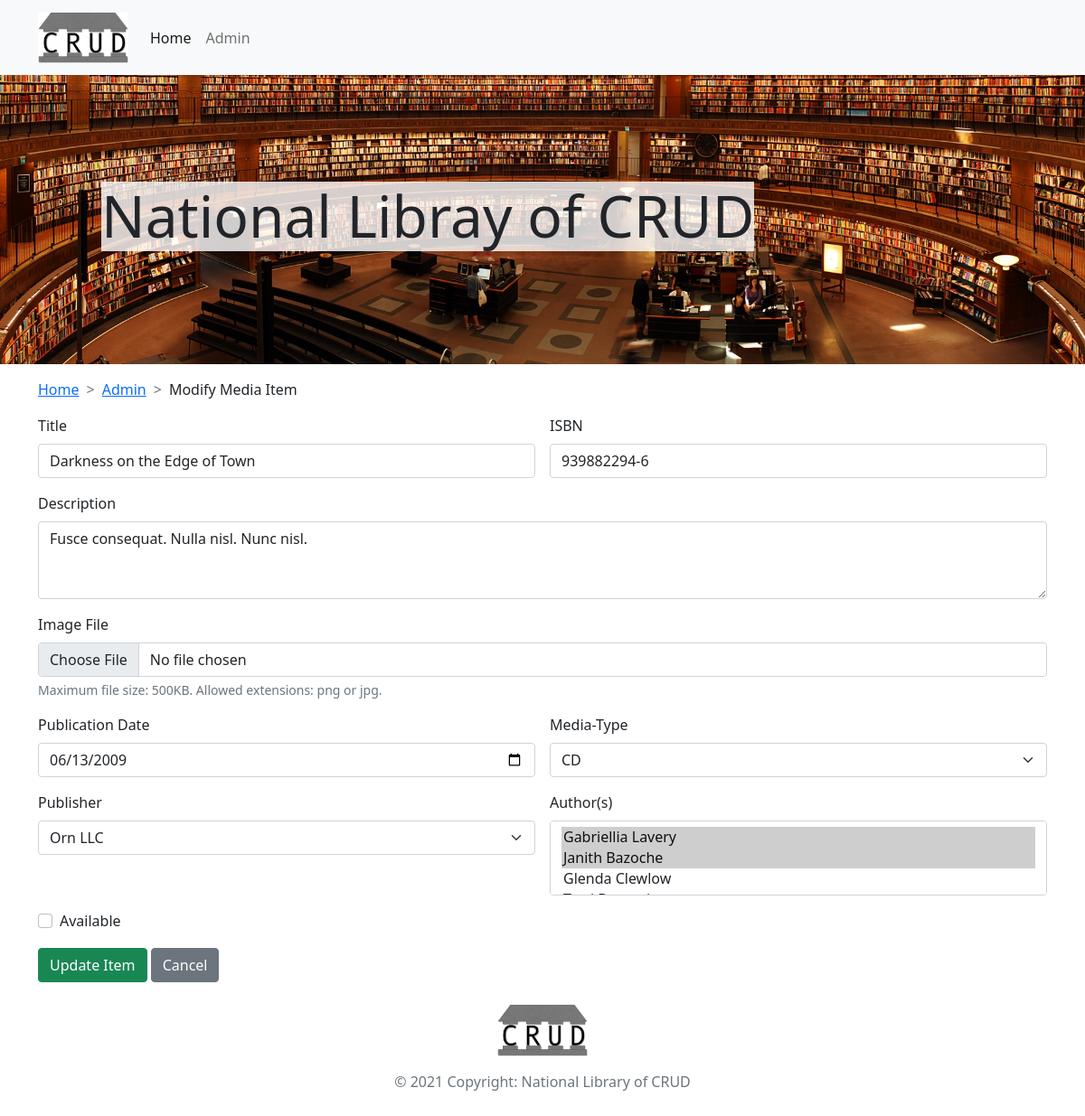
Screenshot of /modify.php?action=modify&mid=0000000001 with the database file from the repository.
### tables this page shows
CREATE TABLE `media` (
  `mid` int(10) UNSIGNED ZEROFILL NOT NULL,
  `title` varchar(50) NOT NULL,
  `image` varchar(2000) NOT NULL,
  `isbn` char(13) NOT NULL,
  `description` text NOT NULL,
  `pub_date` date NOT NULL,
  `isAvailable` tinyint(1) NOT NULL,
  `type` enum('book','cd','dvd','') NOT NULL,
  `pid` int(10) UNSIGNED ZEROFILL NOT NULL
);

### components/c_modify.php (the view, shortened to what this page needs)
<?php
    require_once 'actions/db_connect.php';
    if ($_GET["action"] == "modify" || $_GET["action"] == "delete") {
        $mid = $_GET["mid"];
        $sql = "SELECT * FROM media WHERE mid=$mid";
        $result = $mysqli->query($sql);
        $media = $result->fetch_all(MYSQLI_ASSOC)[0];
        $mid = $media['mid'];
        $sql_author_media = "SELECT aid
                             FROM media
                             INNER JOIN media_author
                             ON media.mid = media_author.mid
                             WHERE $mid = media_author.mid";
        $result = $mysqli->query($sql_author_media);
        $media_author = $result->fetch_all(MYSQLI_ASSOC);
    }
    $disableText = $_GET["action"] == "delete" ? "disabled" : "";
    $sql_author = "SELECT * FROM author";
    $result = $mysqli->query($sql_author);
    $author = $result->fetch_all(MYSQLI_ASSOC);
    $sql_publisher = "SELECT pid,name FROM publisher";
    $result = $mysqli->query($sql_publisher);
    $publisher = $result->fetch_all(MYSQLI_ASSOC);
?>
<nav style="--bs-breadcrumb-divider: '>';" aria-label="breadcrumb">
    <ol class="breadcrumb">
        <li class="breadcrumb-item"><a href="index.php">Home</a></li>
        <li class="breadcrumb-item"><a href="admin.php">Admin</a></li>
        <li class="breadcrumb-item" aria-current="page"><?php echo ucfirst($_GET["action"]); ?> Media Item</li>
    </ol>
</nav>
<form class="row g-3 needs-validation" method="post" action="action.php" enctype="multipart/form-data">
    <div class="col-md-6">
        <label for="inputTitle" class="form-label">Title</label>
        <input type="text" class="form-control" name="title" id="inputTitle" value="<?php echo $media['title'] ?? ''; ?>" required <?php echo $disableText; ?>>
    </div>
    <div class="col-md-6">
        <label for="inputIsbn" class="form-label">ISBN</label>
        <input type="text" class="form-control" name="isbn" id="inputIsbn" value="<?php echo $media['isbn'] ?? ''; ?>" required <?php echo $disableText; ?>>
    </div>
    <div class="col-12">
        <label for="inputDescription" class="form-label">Description</label>
        <textarea type="text" class="form-control" name="description" id="inputDescription" rows="3" required <?php echo $disableText; ?>><?php echo $media['description'] ?? ''; ?></textarea>
    </div>
    <div class="col-md-12">
        <label for="inputUrl" class="form-label">Image File</label>
        <input type="file" class="form-control" name="image" id="inputUrl" <?php echo $disableText; ?>>
        <div class="form-text">Maximum file size: 500KB. Allowed extensions: png or jpg.</div>
    </div>
    <div class="col-md-6">
        <label for="inputPubDate" class="form-label">Publication Date</label>
        <input type="date" class="form-control" name="pub_date" id="inputPubDate" value="<?php echo $media['pub_date'] ?? ''; ?>" required <?php echo $disableText; ?>>
    </div>
    <div class="col-md-6">
        <label for="inputType" class="form-label">Media-Type</label>
        <select id="inputType" class="form-select" name="type" <?php echo $disableText; ?> required>
            <option value="cd" <?php if (isset($media)) echo $media['type'] == 'cd' ? 'selected' : ''; ?>>CD</option>
        </select>
    </div>
    <div class="col-md-6">
        <label for="inputPublisher" class="form-label">Publisher</label>
        <select id="inputType" class="form-select" name="pid" <?php echo $disableText; ?> required>
            <?php
                foreach($publisher as $item){
                    $selectedString = $item["pid"] == $media["pid"] ? "selected" : "";
                    echo '<option value="'.$item["pid"].'"'.$selectedString.'>'.$item["name"].'</option>';
                }
            ?>
        </select>
    </div>
    <div class="col-md-6">
        <label for="inputAuthor" class="form-label">Author(s)</label>
        <select class="form-select" multiple size="3" id="inputAuthor" name="aid[]" <?php echo $disableText; ?> required>
            <?php
                foreach($author as $item){
                    $selectedString = "";
                    foreach($media_author as $media_author_item) {
                        if ($item["aid"] == $media_author_item["aid"]) {
                            $selectedString = "selected";
                            break;
                        }
                    }
                    echo '<option value="'.$item["aid"].'"'.$selectedString.'>'.$item["fname"].' '.$item["lname"].'</option>';
                }
            ?>
        </select>
    </div>
    <div class="col-12">
        <div class="form-check">
            <label class="form-check-label" for="availCheck">Available</label>
            <input class="form-check-input" type="checkbox" name="isAvailable" value="true" id="availCheck" <?php if (isset($media)) echo $media['isAvailable'] ? "checked" : ""; ?> <?php echo $disableText; ?>>
        </div>
    </div>
    <div class="col-12">
        <?php
            switch ($_GET["action"]) {
                case "modify":
                    echo '<button type="submit" class="btn btn-success" name="action" value="modify">Update Item</button>';
                    break;
            }
        ?>
        <a class="btn btn-secondary" href="admin.php">Cancel</a>
    </div>
</form>

### css/style.css (style rules this page uses)
.logo { width: 100px; max-height: 100%; object-fit: contain; }
.hero { background: #fff url(../img/pexels-tamas-meszaros-12064.jpg) no-repeat center center; background-size: cover; height: 40vh; }
.bg-darker { background-color: rgba(255, 255, 255, 0.8); display: inline-block; }

### rows the page displays
media: title "Darkness on the Edge of Town", isbn "939882294-6", description "Fusce consequat. Nulla nisl. Nunc nisl.", pub_date "06/13/2009", type "CD"

### other values shown
$_GET["action"] "Modify"
form field pid "Orn LLC"
form field value "Gabriellia Lavery ☑ / Janith Bazoche ☑ / Glenda Clewlow"
